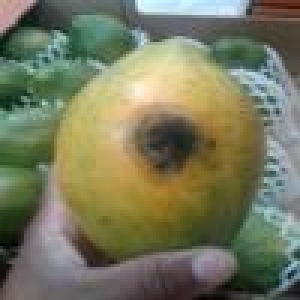
#> input picture Augmentation/Raw DataSet/Diseased/TR000016-1.jpg, 100 x 100 px, found by its file name (shown 3 times larger); its folder holds only this picture in this run
$ jupyter execute --allow-errors Adaptive_Mean_Thresholding.ipynb
#> lines starting #> are read from the running program, lines starting #| are printed output that depends on the picture; after the words box and inside, x2 and y2 are one past the last pixel; in counts of white or black regions, pixels touching at a corner belong together
[cell 1]
import os
import cv2
import numpy as np
import pandas as pd
import matplotlib.pyplot as plt
import seaborn as sns
from skimage.io import imread
from skimage.transform import resize
from sklearn.metrics import (
    accuracy_score, classification_report, confusion_matrix,
    precision_score, recall_score, f1_score
)

[cell 2]
categories = ['Diseased', 'Healthy']

train_dir = '..\\Augmentation\\Augmented DataSet\\Train'
test_dir  = '..\\Augmentation\\Augmented DataSet\\Test'


def load_split(base_dir, categories):
#> called with base_dir = '..\\Augmentation\\Augmented DataSet\\Train'
    features = []
    labels = []

    for label_idx, cat in enumerate(categories):

        folder = os.path.join(base_dir, cat)

        print(f'Loading {cat} from {base_dir}')

        for fname in os.listdir(folder):

            img = imread(os.path.join(folder, fname))
#> img is the input picture: shape (100, 100, 3); mean R, G, B 118.8, 120.6, 93.8

            # grayscale
            gray = cv2.cvtColor(img, cv2.COLOR_BGR2GRAY)
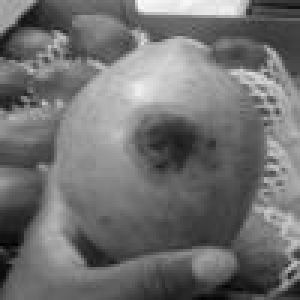
#> gray: shape (100, 100) (shown 3 times larger); min 3, max 252, mean 112.4

            # Gaussian Blur
            gray = cv2.GaussianBlur(gray, (7, 7), 0)
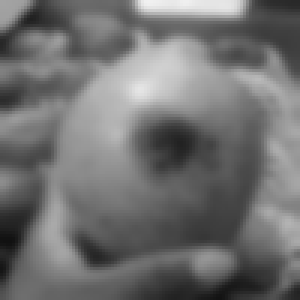
#> gray: shape (100, 100) (shown 3 times larger); min 17, max 241, mean 112.3

            # Adaptive Mean Thresholding
            seg = cv2.adaptiveThreshold(gray,255,cv2.ADAPTIVE_THRESH_MEAN_C,cv2.THRESH_BINARY,11,2)
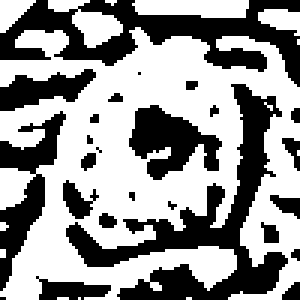
#> seg: shape (100, 100) (shown 3 times larger); 58.8% white; 25 black regions (12 under 20 px), largest, box (x1, y1, x2, y2) and area: (22, 28, 96, 100) 1384, (0, 0, 100, 29) 1145, (0, 37, 22, 97) 467

            seg = resize(seg, (64, 64))
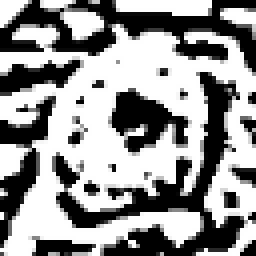
#> seg: shape (64, 64) float64 (shown 4 times larger); min 0, max 1, mean 0.587

            features.append(seg.flatten())
            labels.append(label_idx)

        print(f'Done: {cat}')

    return np.array(features), np.array(labels)


#> (the rest of this cell did not finish here and is left out)

#> (a cell that did not finish here is left out)

[cell 4]
from sklearn.preprocessing import MinMaxScaler

scaler = MinMaxScaler()
#> (the rest of this cell did not finish here and is left out)

[cell 5]
def assess_classifier(name, classifier):

    y_pred = classifier.predict(X_test)


    acc = accuracy_score(y_test, y_pred)
    prec = precision_score(y_test, y_pred, average='weighted')
    rec = recall_score(y_test, y_pred, average='weighted')
    f1 = f1_score(y_test, y_pred, average='weighted')
    train_acc = accuracy_score(y_train, classifier.predict(X_train))

    print(f"{name} Performance")
    print(classification_report(y_test, y_pred))
    print(f"Accuracy:          {acc*100:.2f} %")
    print(f"Precision:         {prec*100:.2f} %")
    print(f"Recall:            {rec*100:.2f} %")
    print(f"F1-Score:          {f1*100:.2f} %")
    print(f"Training Accuracy: {train_acc*100:.2f} %")


    cm = confusion_matrix(y_test, y_pred)
    plt.figure(figsize=(5, 4))
    sns.heatmap(cm / np.sum(cm), annot=True, fmt='.2%', cmap='Blues')
    plt.title(f"{name} Confusion Matrix")
    plt.ylabel('True Class')
    plt.xlabel('Predicted Class')
    plt.show()

    return acc, prec, rec, f1

### Decision Tree

[cell 6]
from sklearn.tree import DecisionTreeClassifier

dt_clf = DecisionTreeClassifier(max_depth=25, random_state=42)
#> (the rest of this cell did not finish here and is left out)

### Naive Bayes

[cell 7]
from sklearn.naive_bayes import GaussianNB

nb_clf = GaussianNB()
#> (the rest of this cell did not finish here and is left out)

### Logistic Regression

[cell 8]
from sklearn.linear_model import LogisticRegression

lr_clf = LogisticRegression(solver='liblinear', random_state=0)
#> (the rest of this cell did not finish here and is left out)

### K-Nearest Neighbors (KNN)

[cell 9]
from sklearn.neighbors import KNeighborsClassifier

knn_clf = KNeighborsClassifier(n_neighbors=7)
#> (the rest of this cell did not finish here and is left out)

### Random Forest

[cell 10]
from sklearn.ensemble import RandomForestClassifier

rf = RandomForestClassifier(n_estimators=100, min_samples_split=12, min_samples_leaf=5, max_features='log2', random_state=42)
#> (the rest of this cell did not finish here and is left out)

### Ensemble Classifiers (Voting Classifier)

[cell 11]
from sklearn.ensemble import VotingClassifier

estimators_list = [
    ('nb', nb_clf),
    ('dt', dt_clf),
    ('knn', knn_clf),
    ('lr', lr_clf)
]

# Soft Voting
soft_voting = VotingClassifier(estimators=estimators_list, voting='soft')
#> (the rest of this cell did not finish here and is left out)

### Live Prediction on Sample Image

[cell 12]
import random
categories = ['Diseased', 'Healthy']

sample_dir = os.path.join(test_dir, 'Diseased')
sample_file = random.choice(os.listdir(sample_dir))
sample_path = os.path.join(sample_dir, sample_file)

sample_img = imread(sample_path)

plt.imshow(sample_img)
plt.axis('off')
plt.title('Original Papaya Image')
plt.show()


gray_sample = cv2.cvtColor(sample_img, cv2.COLOR_BGR2GRAY)
blurred_sample = cv2.GaussianBlur(gray_sample, (7, 7), 0)

seg_sample = cv2.adaptiveThreshold(gray_sample, 255, cv2.ADAPTIVE_THRESH_MEAN_C, cv2.THRESH_BINARY, 11, 2)
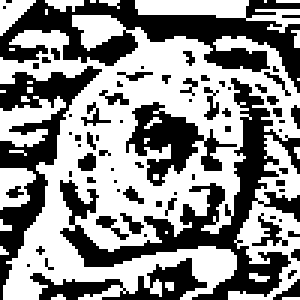
#> seg_sample: shape (100, 100) (shown 3 times larger); 55.6% white; 71 black regions (57 under 20 px), largest, box (x1, y1, x2, y2) and area: (20, 26, 100, 100) 1300, (0, 0, 100, 31) 1157, (0, 22, 34, 100) 715


plt.imshow(seg_sample, cmap='gray')
plt.axis('off')
plt.title('Segmented Image')
plt.show()

vectorized_sample = resize(seg_sample, (64, 64)).flatten().reshape(1, -1)
#> (the rest of this cell did not finish here and is left out)
